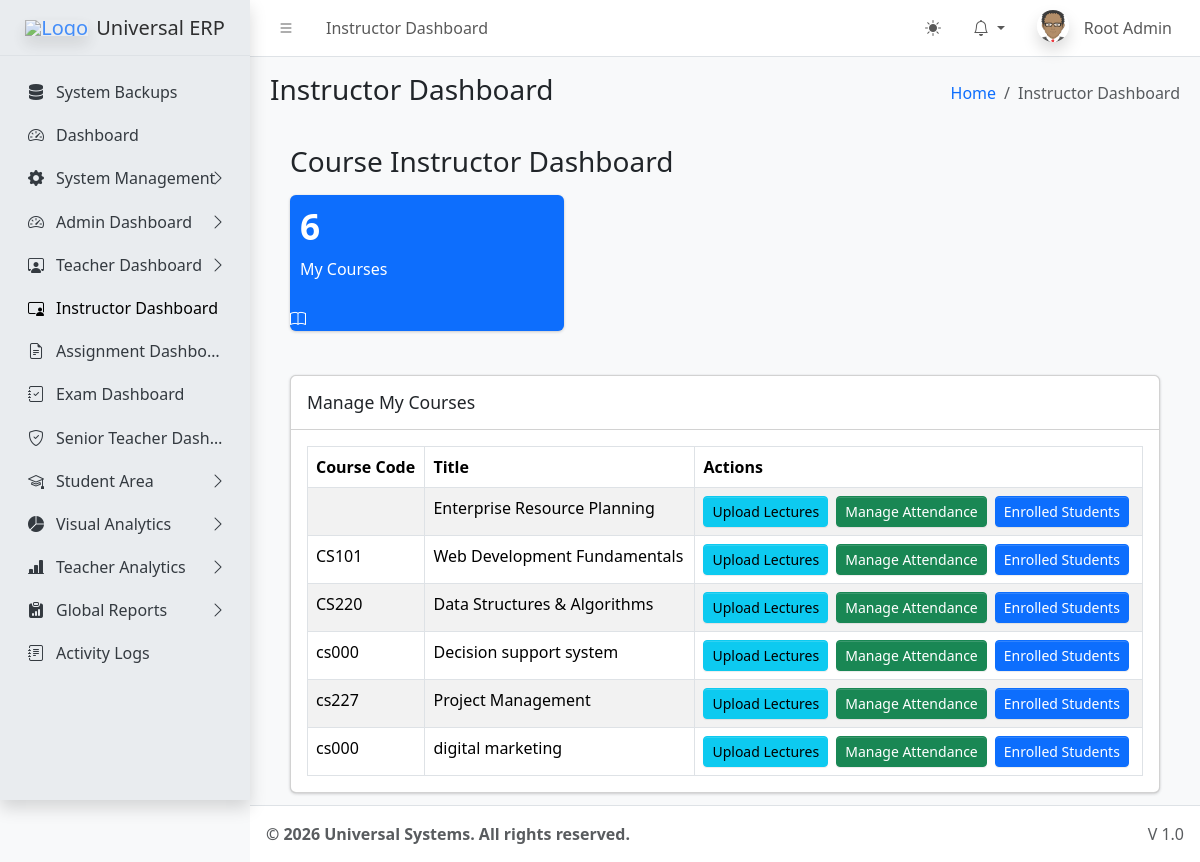
The page /dashboards/teacher/instructor_dash.php (signed in) on the database its author committed.
### tables this page shows
CREATE TABLE `sys_pages` (
  `id` int(11) NOT NULL,
  `parent_id` int(11) DEFAULT 0,
  `page_name` varchar(100) NOT NULL,
  `page_url` varchar(255) DEFAULT '#',
  `icon_class` varchar(50) DEFAULT 'bi bi-circle',
  `sort_order` int(11) DEFAULT 0
);

CREATE TABLE `courses` (
  `id` int(11) NOT NULL,
  `teacher_id` int(11) NOT NULL,
  `course_code` varchar(50) DEFAULT NULL,
  `title` varchar(255) NOT NULL,
  `description` text DEFAULT NULL,
  `created_at` timestamp NOT NULL DEFAULT current_timestamp()
);

### dashboards/teacher/instructor_dash.php (the view, shortened to what this page needs)
<?php
require_once '../../core/teacher_roles.php';
require_once '../../includes/header.php';
$teacher_id = $_SESSION['user_id'];
$stmt = $pdo->prepare("SELECT * FROM courses WHERE teacher_id = ?");
$stmt->execute([$teacher_id]);
$courses = $stmt->fetchAll();
?>
<div class="app-content-header">
    <div class="container-fluid">
        <div class="row">
            <div class="col-sm-6"><h3 class="mb-0">Course Instructor Dashboard</h3></div>
        </div>
    </div>
</div>
<div class="app-content">
    <div class="container-fluid">
        <div class="row">
            <div class="col-lg-4 col-6">
                <div class="small-box text-bg-primary">
                    <div class="inner">
                        <h3><?= count($courses) ?></h3>
                        <p>My Courses</p>
                    </div>
                    <div class="icon"><i class="bi bi-book"></i></div>
                </div>
            </div>
        </div>
        <div class="card mt-4">
            <div class="card-header"><h3 class="card-title">Manage My Courses</h3></div>
            <div class="card-body">
                <table class="table table-bordered table-striped">
                    <thead>
                        <tr>
                            <th>Course Code</th>
                            <th>Title</th>
                            <th>Actions</th>
                        </tr>
                    </thead>
                    <tbody>
                        <?php foreach($courses as $c): ?>
                        <tr>
                            <td><?= htmlspecialchars($c['course_code']) ?></td>
                            <td><?= htmlspecialchars($c['title']) ?></td>
                            <td>
                                <div class="d-flex flex-wrap gap-2">
                                    <a href="upload_material.php?course_id=<?= $c['id'] ?>" class="btn btn-sm btn-info">Upload Lectures</a>
                                    <a href="attendance.php?course_id=<?= $c['id'] ?>" class="btn btn-sm btn-success">Manage Attendance</a>
                                    <a href="enrolled_students.php?course_id=<?= $c['id'] ?>" class="btn btn-sm btn-primary">Enrolled Students</a>
                                </div>
                            </td>
                        </tr>
                        <?php endforeach; ?>
                    </tbody>
                </table>
            </div>
        </div>
    </div>
</div>
<?php require_once '../../includes/footer.php'; ?>

### includes/header.php (shortened to what this page needs)
<?php
require_once __DIR__ . '/../core/session.php';
$settings = [];
$stmt = $pdo->query("SELECT * FROM system_settings");
while ($row = $stmt->fetch()) {
    $settings[$row['setting_key']] = $row['setting_value'];
}
$current_url = substr($_SERVER['SCRIPT_NAME'], strlen('/universal/'));
$pageStmt = $pdo->prepare("SELECT * FROM sys_pages WHERE page_url LIKE ? LIMIT 1");
$pageStmt->execute(["%$current_url%"]);
$currentPageData = $pageStmt->fetch();
$pageTitle = $currentPageData['page_name'] ?? 'Dashboard';
$pageId = $currentPageData['id'] ?? 0;
$breadcrumbs = [];
if ($currentPageData) {
    $crumbId = $currentPageData['id'];
    while($crumbId != 0) {
        $crumbStmt = $pdo->prepare("SELECT id, parent_id, page_name, page_url FROM sys_pages WHERE id = ?");
        $crumbStmt->execute([$crumbId]);
        $crumb = $crumbStmt->fetch();
        array_unshift($breadcrumbs, $crumb);
        $crumbId = $crumb['parent_id'];
    }
}
?>
<!DOCTYPE html>
<html lang="en"> <head>
    <link rel="stylesheet" href="<?= BASE_URL ?>assets/css/bootstrap.min.css" />
    <link rel="stylesheet" href="<?= BASE_URL ?>assets/css/bootstrap-icons.css" />
    <link rel="stylesheet" href="<?= BASE_URL ?>assets/css/adminlte.min.css" />
    <link rel="stylesheet" href="https://cdnjs.cloudflare.com/ajax/libs/font-awesome/6.4.2/css/all.min.css" />
</head>
<body class="layout-fixed sidebar-expand-lg bg-body-tertiary">
<div class="app-wrapper">
    <nav class="app-header navbar navbar-expand bg-body">
        <div class="container-fluid">
            <ul class="navbar-nav">
                <li class="nav-item"> <a class="nav-link" data-lte-toggle="sidebar" href="#" role="button"><i class="bi bi-list"></i></a> </li>
                <li class="nav-item d-none d-md-block"> <a href="#" class="nav-link"><?= $pageTitle ?></a> </li>
            </ul>
            <ul class="navbar-nav ms-auto">
                <li class="nav-item">
                    <button class="btn btn-link nav-link" id="theme-toggle" type="button">
                        <i class="bi bi-sun-fill" id="theme-icon"></i>
                    </button>
                </li>
                <li class="nav-item dropdown">
                    <a class="nav-link dropdown-toggle" data-bs-toggle="dropdown" href="#" aria-expanded="false">
                        <i class="bi bi-bell"></i>
                    </a>
                </li>
                <li class="nav-item dropdown user-menu">
                    <a href="#" class="nav-link dropdown-toggle" data-bs-toggle="dropdown">
                        <img src="<?= !empty($_SESSION['avatar']) ? $_SESSION['avatar'] : BASE_URL.'assets/img/avatar.png' ?>" class="user-image rounded-circle shadow" alt="User Image">
                        <span class="d-none d-md-inline ms-1"><?= htmlspecialchars($_SESSION['name']) ?></span>
                    </a>
                </li>
            </ul>
        </div>
    </nav>
    <?php include __DIR__ . '/sidebar.php'; ?>
    <main class="app-main">
        <div class="app-content-header">
            <div class="container-fluid">
                <div class="row">
                    <div class="col-sm-6"><h3 class="mb-0"><?= $pageTitle ?></h3></div>
                    <div class="col-sm-6">
                        <ol class="breadcrumb float-sm-end">
                            <li class="breadcrumb-item"><a href="<?= BASE_URL ?>">Home</a></li>
                            <?php foreach($breadcrumbs as $b): ?>
                                <li class="breadcrumb-item <?= ($b['id'] == $pageId) ? 'active' : '' ?>">
                                    <?= htmlspecialchars($b['page_name']) ?>
                                </li>
                            <?php endforeach; ?>
                        </ol>
                    </div>
                </div>
            </div>
        </div>
        <div class="app-content">
            <div class="container-fluid">

### includes/sidebar.php (shortened to what this page needs)
<aside class="app-sidebar bg-body-secondary shadow">
    <div class="sidebar-brand">
        <a href="<?= BASE_URL ?>index.php" class="brand-link">
            <img src="<?= $settings['system_logo'] ?>" alt="Logo" class="brand-image opacity-75 shadow">
            <span class="brand-text fw-light"><?= $settings['system_name'] ?></span>
        </a>
    </div>
    <div class="sidebar-wrapper">
        <nav class="mt-2">
            <ul class="nav sidebar-menu flex-column" data-lte-toggle="treeview" role="menu" data-accordion="false">
                <?php
                function buildMenu($pdo, $parentId = 0, $userRole, $currentUrl)
                {
                    $sql = "
                        SELECT p.* FROM sys_pages p
                        JOIN role_access ra ON p.id = ra.page_id
                        WHERE p.parent_id = ? AND ra.role_key = ?
                        ORDER BY p.sort_order ASC
                    ";
                    $stmt = $pdo->prepare($sql);
                    $stmt->execute([$parentId, $userRole]);
                    $items = $stmt->fetchAll();
                    foreach ($items as $item) {
                        $childStmt = $pdo->prepare("SELECT COUNT(*) FROM sys_pages WHERE parent_id = ?");
                        $childStmt->execute([$item['id']]);
                        $hasChildren = $childStmt->fetchColumn() > 0;
                        $isActive = (strpos($currentUrl, $item['page_url']) !== false && $item['page_url'] !== '#');
                        $menuOpen = $isActive ? 'menu-open' : '';
                        $activeClass = $isActive ? 'active' : '';
                        echo '<li class="nav-item ' . $menuOpen . '">';
                        echo '<a href="' . ($hasChildren ? '#' : BASE_URL . $item['page_url']) . '" class="nav-link ' . $activeClass . '">';
                        echo '<i class="nav-icon ' . $item['icon_class'] . '"></i>';
                        echo '<p>' . htmlspecialchars($item['page_name']);
                        if ($hasChildren) {
                            echo '<i class="nav-arrow bi bi-chevron-right"></i>';
                        }
                        echo '</p></a>';
                        if ($hasChildren) {
                            buildMenu($pdo, $item['id'], $userRole, $currentUrl);
                        }
                        echo '</li>';
                    }
                }
                $cur = substr($_SERVER['SCRIPT_NAME'], strlen('/universal/'));
                buildMenu($pdo, 0, $_SESSION['role'], $cur);
                ?>
            </ul>
        </nav>
    </div>
</aside>

### includes/header.php (style rules this page uses)
.user-image { width: 30px; height: 30px; object-fit: cover; }

### rows shown on the page
sys_pages: page_name "Instructor Dashboard"
sys_pages: page_name "System Backups"
sys_pages: page_name "Dashboard"
sys_pages: page_name "System Management"
sys_pages: page_name "Admin Dashboard"
sys_pages: page_name "Teacher Dashboard"
sys_pages: page_name "Assignment Dashbo…"
sys_pages: page_name "Exam Dashboard"
sys_pages: page_name "Senior Teacher Dash…"
sys_pages: page_name "Student Area"
sys_pages: page_name "Visual Analytics"
sys_pages: page_name "Teacher Analytics"
sys_pages: page_name "Global Reports"
sys_pages: page_name "Activity Logs"
courses: title "Enterprise Resource Planning"
courses: course_code "CS101", title "Web Development Fundamentals"
courses: course_code "CS220", title "Data Structures & Algorithms"
courses: course_code "cs000", title "Decision support system"
courses: course_code "cs227", title "Project Management"
courses: course_code "cs000", title "digital marketing"

### other values the page prints
$_SESSION['name'] "Root Admin"
$settings['system_name'] "Universal ERP"
count($courses) "6"
$settings['footer_text'] "© 2026 Universal Systems. All rights reserved."
